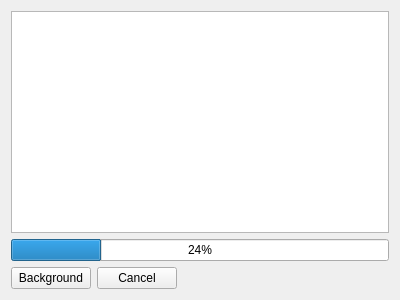
<?xml version="1.0" encoding="UTF-8"?>
<ui version="4.0">
 <class>progress_dialog</class>
 <widget class="QWidget" name="progress_dialog">
  <property name="windowModality">
   <enum>Qt::NonModal</enum>
  </property>
  <property name="geometry">
   <rect>
    <x>0</x>
    <y>0</y>
    <width>400</width>
    <height>300</height>
   </rect>
  </property>
  <property name="windowTitle">
   <string>Operation Progress</string>
  </property>
  <layout class="QVBoxLayout" name="verticalLayout">
   <item>
    <widget class="QTextBrowser" name="log_window"/>
   </item>
   <item>
    <widget class="QProgressBar" name="progress_bar">
     <property name="sizePolicy">
      <sizepolicy hsizetype="Expanding" vsizetype="Fixed">
       <horstretch>0</horstretch>
       <verstretch>0</verstretch>
      </sizepolicy>
     </property>
     <property name="value">
      <number>24</number>
     </property>
    </widget>
   </item>
   <item>
    <layout class="QHBoxLayout" name="horizontalLayout">
     <item>
      <widget class="QPushButton" name="background_button">
       <property name="text">
        <string>Background</string>
       </property>
      </widget>
     </item>
     <item>
      <widget class="QPushButton" name="cancel_button">
       <property name="enabled">
        <bool>true</bool>
       </property>
       <property name="text">
        <string>Cancel</string>
       </property>
      </widget>
     </item>
     <item>
      <spacer name="horizontalSpacer">
       <property name="orientation">
        <enum>Qt::Horizontal</enum>
       </property>
       <property name="sizeHint" stdset="0">
        <size>
         <width>40</width>
         <height>20</height>
        </size>
       </property>
      </spacer>
     </item>
    </layout>
   </item>
  </layout>
 </widget>
 <resources/>
 <connections/>
</ui>
